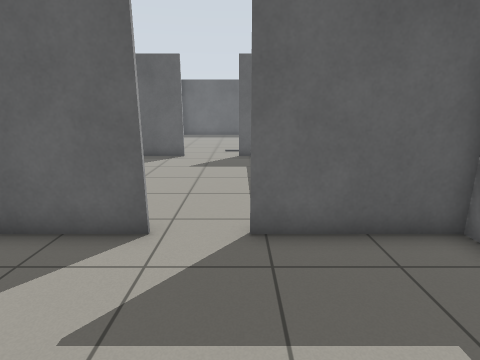
view 1 (above)

20 first-person views from a walk through a world built for the Gazebo simulator. The camera is 1.2 m above the floor, tilts 14° down and sees 80° across. The floor is counted in squares, 0.5 m on a side. Each view is taken from the middle of a square. On the plan, view 1 faces up. The plan holds only what a view shows up to about 18 squares ahead; the rest is blank.

view 2
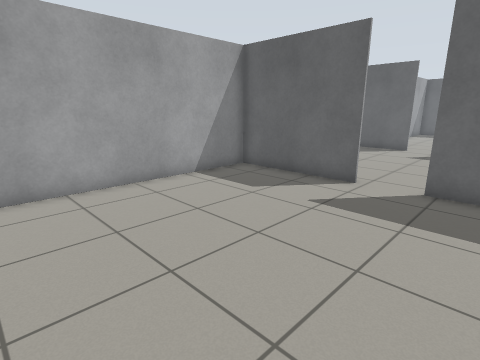

view 3
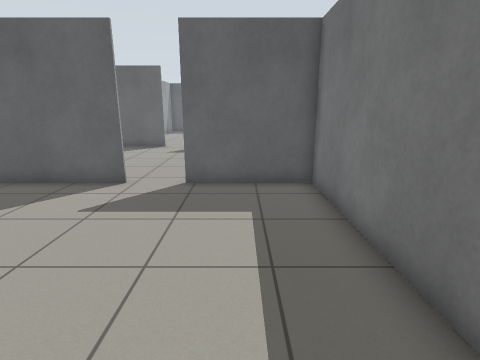

view 4
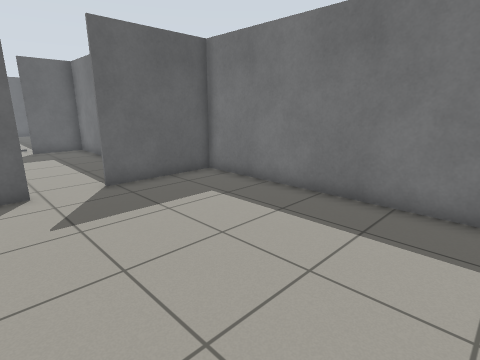

view 5
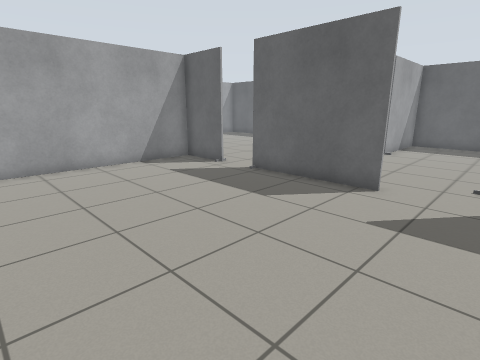

view 6
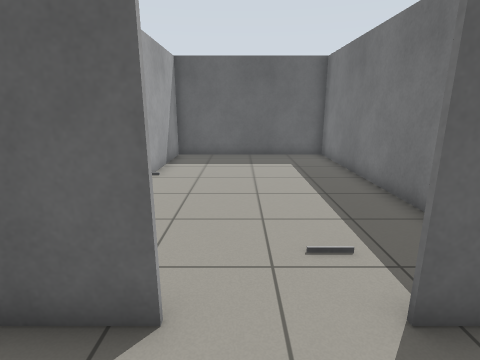

view 7
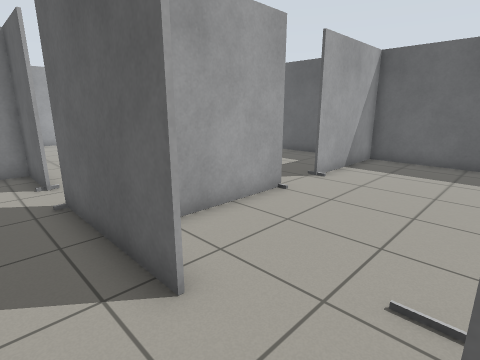

view 8
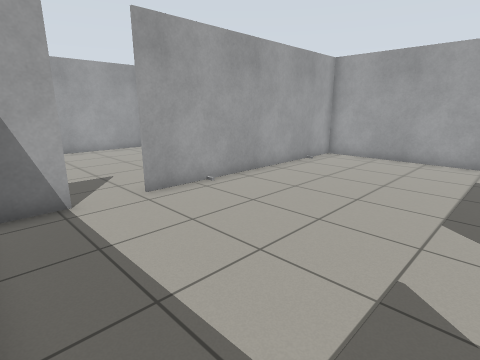

view 9
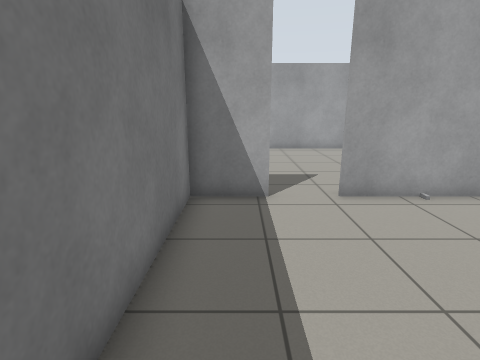

view 10
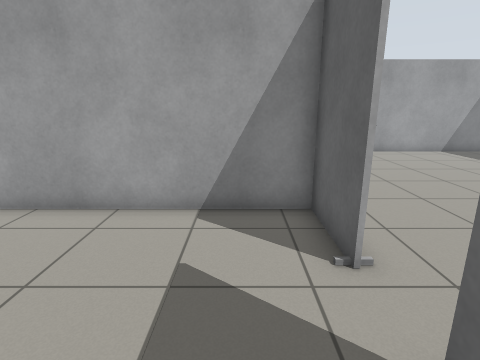

view 11
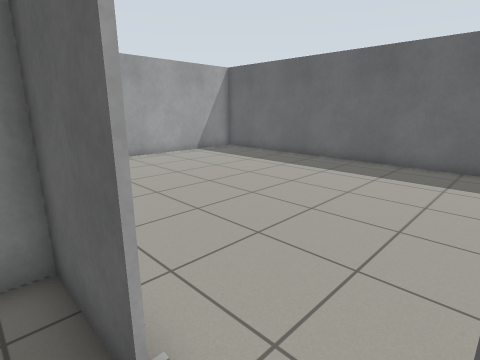

view 12
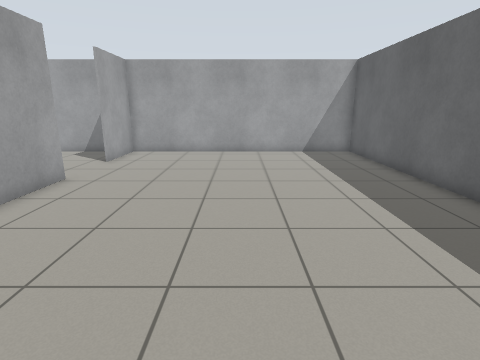

view 13
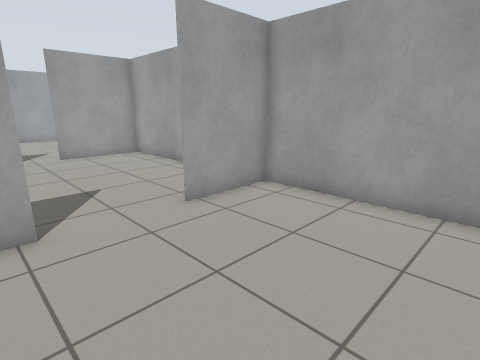

view 14
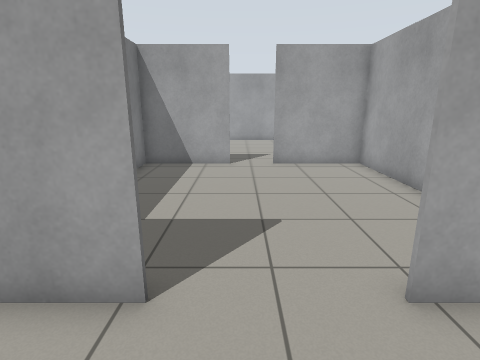

view 15
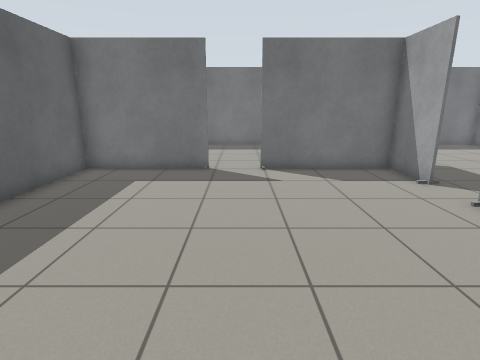

view 16
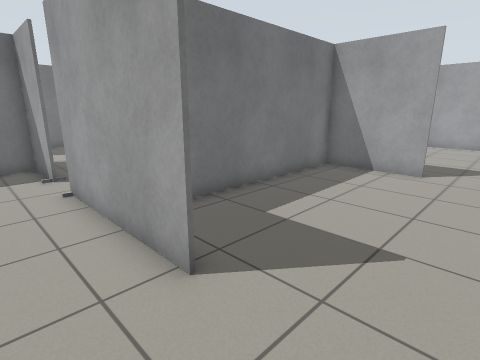

view 17
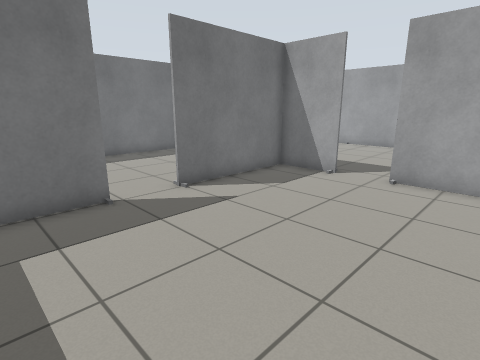

view 18
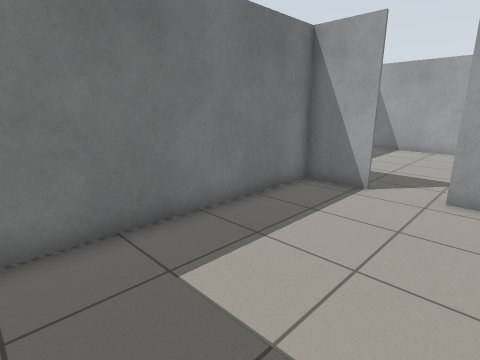

view 19
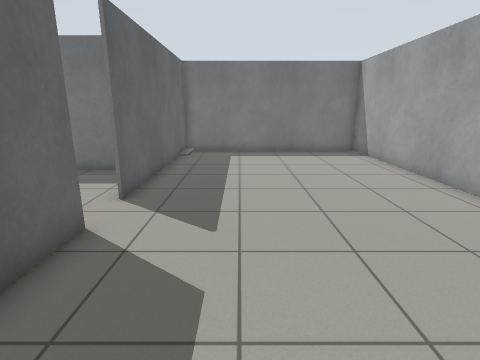

view 20
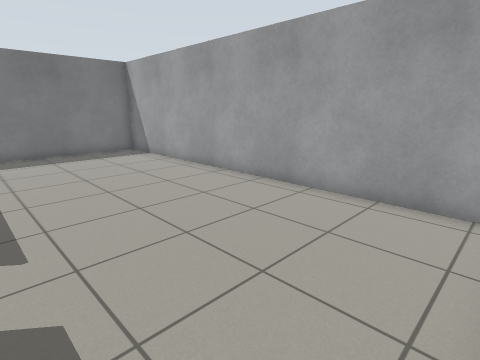

### Floor plan
Ten units are one square. View 1 is at (0, 0); x grows to the right and y downward. Boxes are objects, and circles mark ways between rooms. Rooms are numbered by the first view taken in them; rooms with no view inside come last. Other rooms are left out.
<svg viewBox="-241 -279 290 332">
<path fill="none" stroke="#000" d="M-18 -52 -70 -52 -70 35M44 36 44 -52 1 -52M-71 47 39 47M-29 -148 -80 -148M-99 -148 -126 -148 -126 -52M1 -53 24 -53 24 -151M25 -148 -1 -148M-129 -53 -18 -53M-159 -148 -99 -148M-81 -148 -54 -148 -54 -202M-54 -222 -54 -274M-50 -273 -224 -273 -224 -148 -191 -148M-185 -52 -208 -52M-236 47 -71 47M-71 48 -71 -52M-70 -52 -166 -52M-166 -53 -129 -53M-224 -132 -224 -53 -185 -53M-128 -52 -128 -126M-53 -202 -53 -164M-53 -274 -53 -222M24 -151 24 -273 -50 -273"/>
<circle cx="-5" cy="-50" r="3" fill="#2a7"/>
<circle cx="-85" cy="-150" r="3" fill="#2a7"/>
<circle cx="-15" cy="-150" r="3" fill="#2a7"/>
<circle cx="-175" cy="-150" r="3" fill="#2a7"/>
<circle cx="-50" cy="-215" r="3" fill="#2a7"/>
<circle cx="-175" cy="-50" r="3" fill="#2a7"/>
<text x="-10" y="0">1</text>
<text x="-50" y="-100">2</text>
<text x="-140" y="-210">3</text>
<text x="-160" y="0">4</text>
<text x="-180" y="-100">5</text>
<text x="-10" y="-220">6</text>
</svg>
Room 1 opens to room 2. Room 2 opens to room 3. Room 2 opens to room 6. Room 3 opens to room 5. Room 3 opens to room 6. Room 4 opens to room 5.

Where each view was taken, in squares from view 1:
view 1: 0 up, 0 right, facing up
view 2: 4 down, 2 right, facing up-left
view 3: 4 down, 2 right, facing up
view 4: 4 down, 3 left, facing up-right
view 5: 6 up, 0 right, facing up-left
view 6: 12 up, 2 left, facing up
view 7: 13 up, 0 right, facing up-left
view 8: 13 up, 2 right, facing down-left
view 9: 13 up, 1 right, facing down
view 10: 13 up, 6 left, facing left
view 11: 14 up, 8 left, facing up-left
view 12: 21 up, 6 left, facing left
view 13: 21 up, 15 left, facing down-left
view 14: 18 up, 17 left, facing down
view 15: 21 up, 17 left, facing right
view 16: 17 up, 19 left, facing down-right
view 17: 25 up, 13 left, facing down-right
view 18: 14 up, 3 left, facing down-right
view 19: 2 up, 24 left, facing right
view 20: 3 up, 24 left, facing down-right
